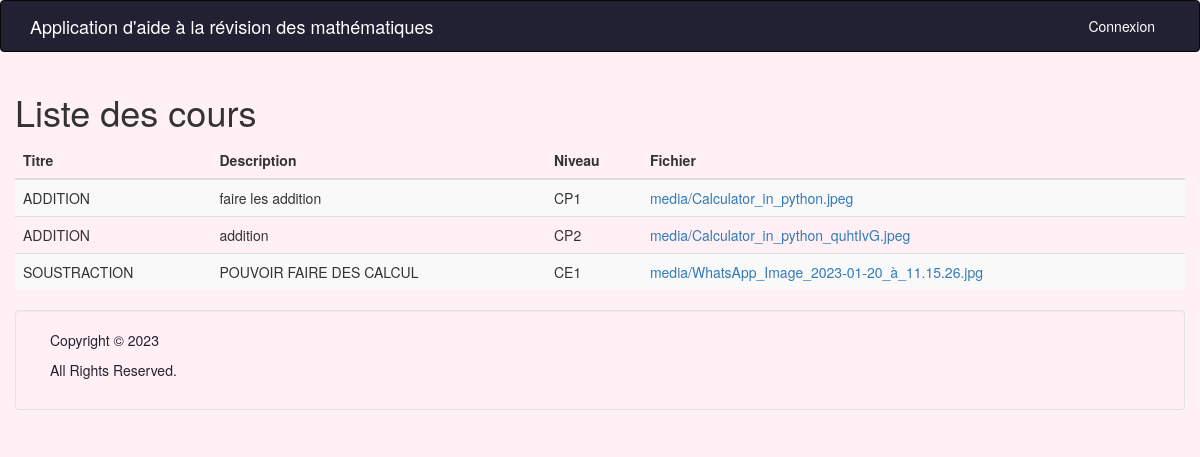
The app's page /home_teacher/liste_cours with its own data.
### accounts/models.py (models this page shows, shortened)
class Course(models.Model):
    title = models.CharField(max_length=100)
    description = models.TextField()
    level = models.CharField(max_length=30, choices=User.CLASSE)
    RESOURCE_TYPES = (
        ('pdf', 'PDF'),
        ('video', 'Video'),
        ('quiz', 'Quiz'),
    )
    resource_type = models.CharField(max_length=10, choices=RESOURCE_TYPES)
    file = models.FileField(upload_to='media/')

### accounts/views.py (the view)
# urls.py: path("home_teacher/liste_cours", list_courses, name="liste_cours"),
def list_courses(request):
    courses = Course.objects.all() # Récupère tous les cours
    context = {"courses": courses} # Crée un dictionnaire avec les cours
    return render(request, "accounts/liste_cours.html", context) #

### accounts/templates/accounts/liste_cours.html
{% extends "accounts/base.html" %}
{% block content %}
<h1>Liste des cours</h1>
<table class="table table-striped">
  <thead>
    <tr>
      <th>Titre</th>
      <th>Description</th>
      <th>Niveau</th>
      <th>Fichier</th>
    </tr>
  </thead>
  <tbody>
    {% for course in courses %}
    <tr>
      <td>{{ course.title }}</td>
      <td>{{ course.description }}</td>
      <td>{{ course.get_level_display }}</td>
      <td><a href="{{ course.file.url }}">{{course.file}}</a></td>
    </tr>
    {% endfor %}
  </tbody>
</table>
{% endblock %}

### accounts/templates/accounts/base.html (shortened to what this page needs)
<!DOCTYPE html>
<html lang="en">
<head>
    <link rel="stylesheet" href="//maxcdn.bootstrapcdn.com/bootstrap/3.3.7/css/bootstrap.min.css">
</head>
<body class="override" style="background-color: #FFF0F5;">
    <nav class="navbar navbar-inverse" role="navigation" style="background-color: #222133;">
        <div class="container">
            <div class="navbar-header">
                <a class="navbar-brand" href="#" style="color: white;">Application d'aide à la révision des mathématiques</a>
            </div>
            <div id="navbar" class="collapse navbar-collapse">
                <ul class="nav navbar-nav navbar-right">
                    <li><a href="#" style="color: white;">Connexion</a></li>
                </ul>
            </div>
        </div>
    </nav>
    <div class="container">
        <div class="row">
            {% block content %}{% endblock %}
        </div>
    </div>
    <footer>
        <div class="container">
            <div class="row well ml-t" style="background-color: #FFF0F5;">
                <div class="col-lg-4 col-md-4">
                    <p class="m-t" style="color: #222133;">Copyright &copy; 2023</p>
                    <p style="color: #222133;">All Rights Reserved.</p>
                </div>
            </div>
        </div>
    </footer>
</body>
</html>

### records on screen
Course: title "ADDITION", description "faire les addition", level "CP1", file "media/Calculator_in_python.jpeg"
Course: title "ADDITION", description "addition", level "CP2", file "media/Calculator_in_python_quhtIvG.jpeg"
Course: title "SOUSTRACTION", description "POUVOIR FAIRE DES CALCUL", level "CE1", file "media/WhatsApp_Image_2023-01-20_à_11.15.26.jpg"
